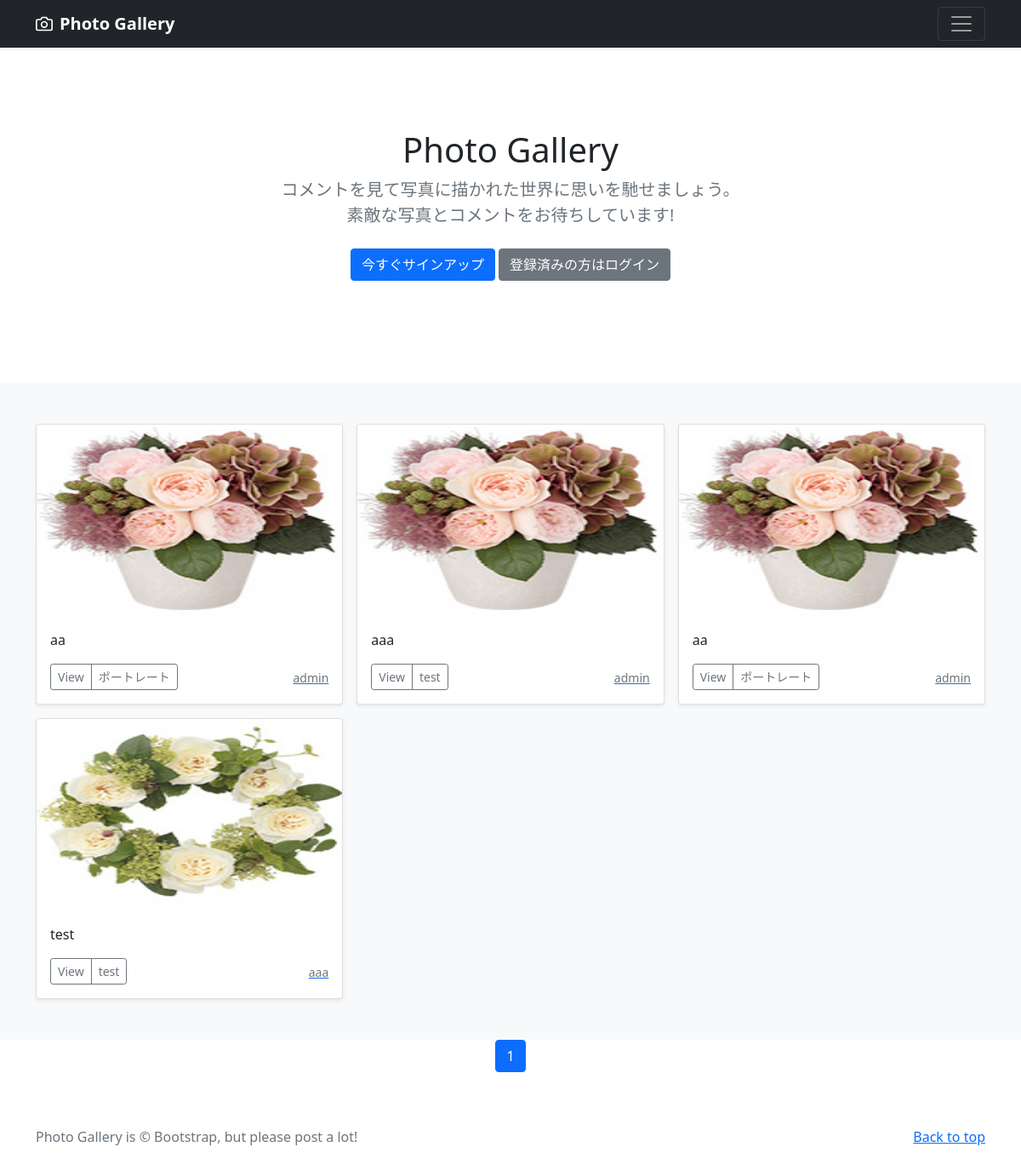
The page / on the database its author committed.
### photo/models.py (models this page shows, shortened)
class PhotoPost(models.Model):
    user = models.ForeignKey(
        CustomUser,
        verbose_name='ユーザー',
        on_delete=models.CASCADE
        )
    category = models.ForeignKey(
        Category,
        verbose_name='カテゴリ',
        on_delete=models.PROTECT
        )
    title = models.CharField(
        verbose_name='タイトル', # フィールドのタイトル
        max_length=200        # 最大文字数は200
        )
    comment = models.TextField(
        verbose_name='コメント',  # フィールドのタイトル
        )
    image1 = models.ImageField(
        verbose_name='イメージ1',# フィールドのタイトル
        upload_to = 'photos'   # MEDIA_ROOT以下のphotosにファイルを保存
        )
    image2 = models.ImageField(
        verbose_name='イメージ2',# フィールドのタイトル
        upload_to = 'photos',  # MEDIA_ROOT以下のphotosにファイルを保存
        blank=True,            # フィールド値の設定は必須でない
        null=True              # データベースにnullが保存されることを許容
        )
    posted_at = models.DateTimeField(
        verbose_name='投稿日時', # フィールドのタイトル
        auto_now_add=True       # 日時を自動追加
        )

class Category(models.Model):
    title = models.CharField(
        verbose_name='カテゴリ', # フィールドのタイトル
        max_length=20)

### accounts/models.py (models this page shows)
class CustomUser(AbstractUser):
    pass

### photo/views.py (the view)
# urls.py: path("", views.IndexView.as_view(), name = "index"),
class IndexView(ListView):
    template_name = "index.html"
    queryset = PhotoPost.objects.order_by("-posted_at")
    paginate_by = 9

### photo/templates/index.html (shortened to what this page needs)
{% extends 'base.html' %}
      {% block contents %}
      {% include "photos_title.html" %}
      {% include "photos_list.html" %}
      {% include "pagination.html" %}
      {% endblock %}

### photo/templates/photos_list.html (shortened to what this page needs)
  <div class="album py-5 bg-light">
    <div class="container">
      <div class="row row-cols-1 row-cols-sm-2 row-cols-md-3 g-3">
        {% for record in object_list %}
        <div class="col">
          <div class="card shadow-sm">
            <img src = "{{ record.image1.url }}" class="bd-placeholder-img card-img-top"
                 width="100%" height="225"
                 xmlns="http://www.w3.org/2000/svg"
                 role="img" aria-label="Placeholder: Thumbnail"
                 preserveAspectRatio="xMidYMid slice"
                 focusable="false">
                 <rect width="100%" height="100%" fill="#55595c"/>
            <div class="card-body">
              <p class="card-text">
                {{record.title}}
              </p>
              <div class="d-flex justify-content-between align-items-center">
                <div class="btn-group">
                  <button type="button"
                          class="btn btn-sm btn-outline-secondary" onclick="location.href='{% url 'photo:photo_detail' record.pk%}'">
                          View</button>
                  <button type="button"
                          class="btn btn-sm btn-outline-secondary"
                          onclick="location.href='{% url 'photo:photos_cat' category=record.category.id %}'">
                          {{record.category.title}}</button>
                </div>
                <a href="{% url 'photo:user_list' user=record.user.id %}">
                  <small class="text-muted">
                    {{record.user.username}}
                  </small>
                </a>
              </div>
            </div>
          </div>
        </div>
        {% endfor %}
      </div>
    </div>
  </div>

### photo/templates/base.html (style rules this page uses)
.bd-placeholder-img { font-size: 1.125rem; text-anchor: middle; -webkit-user-select: none; -moz-user-select: none; user-select: none; }

### rows shown on the page
PhotoPost: image1 (picture), title "aa", category "ポートレート", user.username "admin"
PhotoPost: image1 (picture), title "aaa", category "test", user.username "admin"
PhotoPost: image1 (picture), title "aa", category "ポートレート", user.username "admin"
PhotoPost: image1 (picture), title "test", category "test", user.username "aaa"

### other values the page prints
{{ num }} "1"
